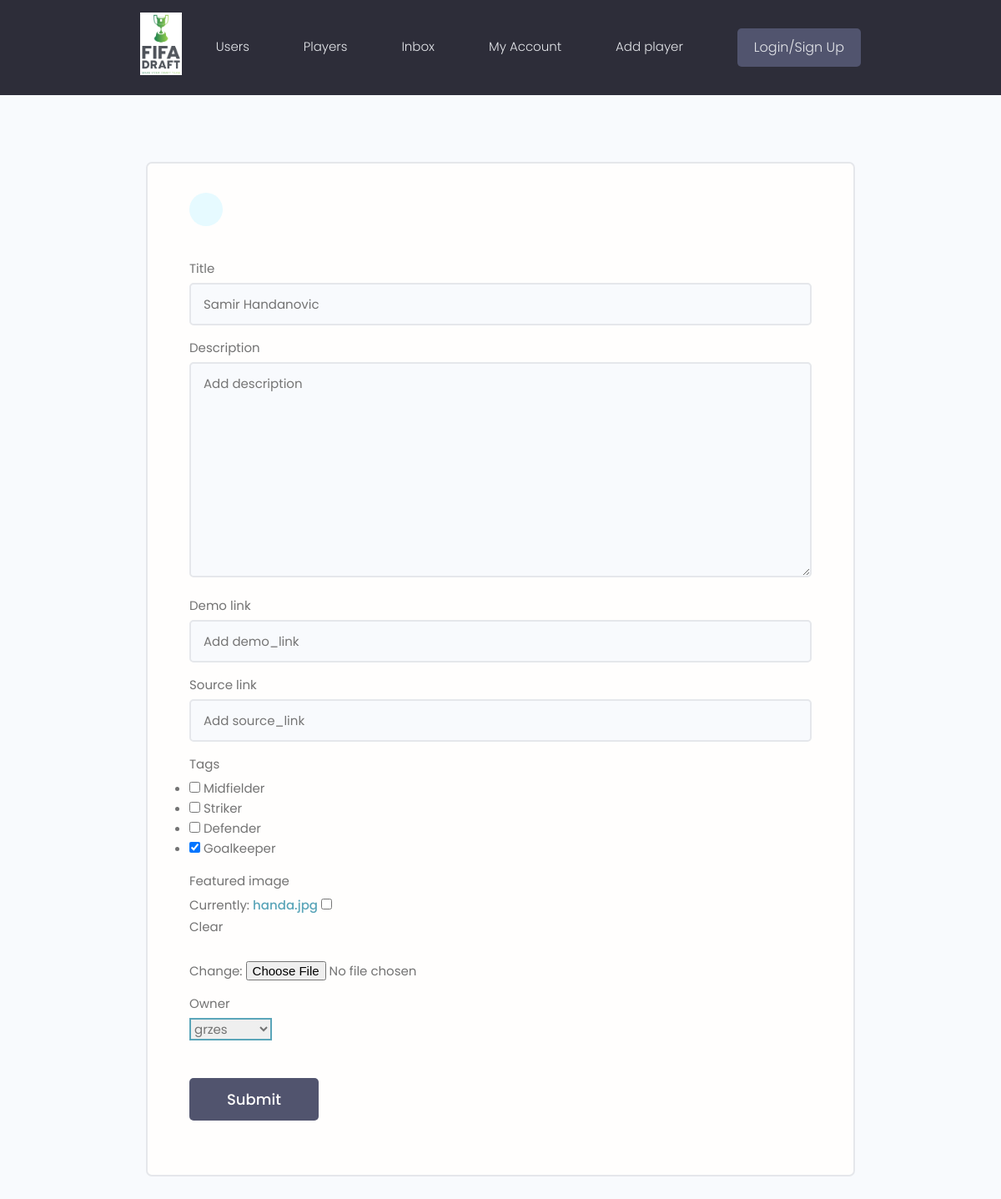
The app's page /players/update-player/516cbf54-2679-48d5-b9ad-16df46cbf9a5/, older data.
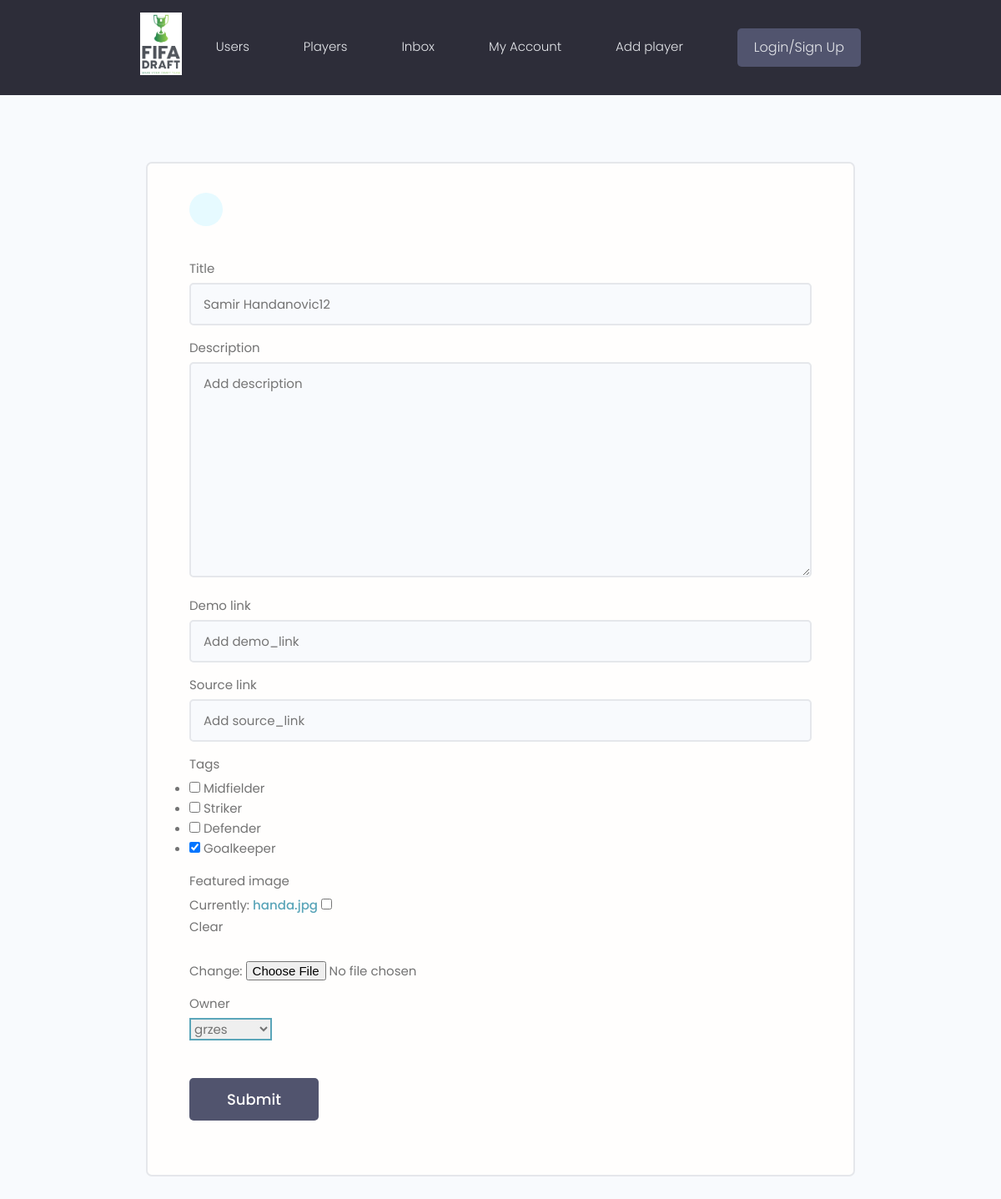
The same page, newer data.
### first_project/models.py (models this page shows, shortened)
class Player(models.Model):
    owner = models.ForeignKey(Profile, null=True, blank=True, on_delete=models.SET_NULL)
    title = models.CharField(max_length=200)
    description = models.TextField(null=True, blank=True)
    featured_image = models.ImageField(null=True, blank=True, default="default.jpg")
    demo_link = models.CharField(max_length=2000, null=True, blank=True)
    source_link = models.CharField(max_length=2000, null=True, blank=True)
    tags = models.ManyToManyField("Tag", blank=True)
    vote_total = models.IntegerField(default=0, null=True, blank=True)
    vote_ratio = models.IntegerField(default=0, null=True, blank=True)
    created = models.DateTimeField(auto_now_add=True)
    id = models.UUIDField(
        default=uuid.uuid4, unique=True, primary_key=True, editable=False
    )

### first_project/views.py (the view)
# urls.py: path("update-player/<str:pk>/", views.updatePlayer, name="update-player"),
def updatePlayer(request, pk):
    player = Player.objects.get(id=pk)
    form = PlayerForm(instance=player)
    if request.method == "POST":
        form = PlayerForm(request.POST, request.FILES, instance=player)
        if form.is_valid():
            form.save()
            return redirect("players")
    context = {"form": form}
    return render(request, "first_project/project_form.html", context)

### first_project/forms.py
class PlayerForm(ModelForm):
    class Meta:
        model = Player
        fields = [
            "title",
            "description",
            "demo_link",
            "source_link",
            "tags",
            "featured_image",
            "owner",
        ]
        widgets = {
            "tags": forms.CheckboxSelectMultiple(),
        }
    def __init__(self, *args, **kwargs):
        super(PlayerForm, self).__init__(*args, **kwargs)
        for name, field in self.fields.items():
            field.widget.attrs.update({"class": "input", "placeholder": "Add " + name})

### first_project/models.py (called while the page is built)
    def __str__(self):
        return self.name

### users/models.py (called while the page is built)
    def __str__(self):
        return str(self.username)

### first_project/templates/first_project/project_form.html (shortened to what this page needs)
<!DOCTYPE html>
{% extends 'main.html' %}
{% block content %}
    <main class="formPage my-xl">
        <div class="content-box">
            <div class="formWrapper">
                <a class="backButton" href="{% url 'players' %}"></a>
                <br>
                <form class="form" method="POST" enctype="multipart/form-data">
                    {% for field in form %}
                    <div class="form__field">
                        <label for="formInput#text">{{ field.label }} </label>
                        {{ field }}
                    </div>
                    {% endfor %}
                    <input class="btn btn--sub btn--lg  my-md" type="submit" value="Submit" />
                </form>
            </div>
        </div>
    </main>
{% endblock %}

Row changes from the older to the newer data that the page shows:
changed Player "grzes": title "Samir Handanovic" → "Samir Handanovic12"
